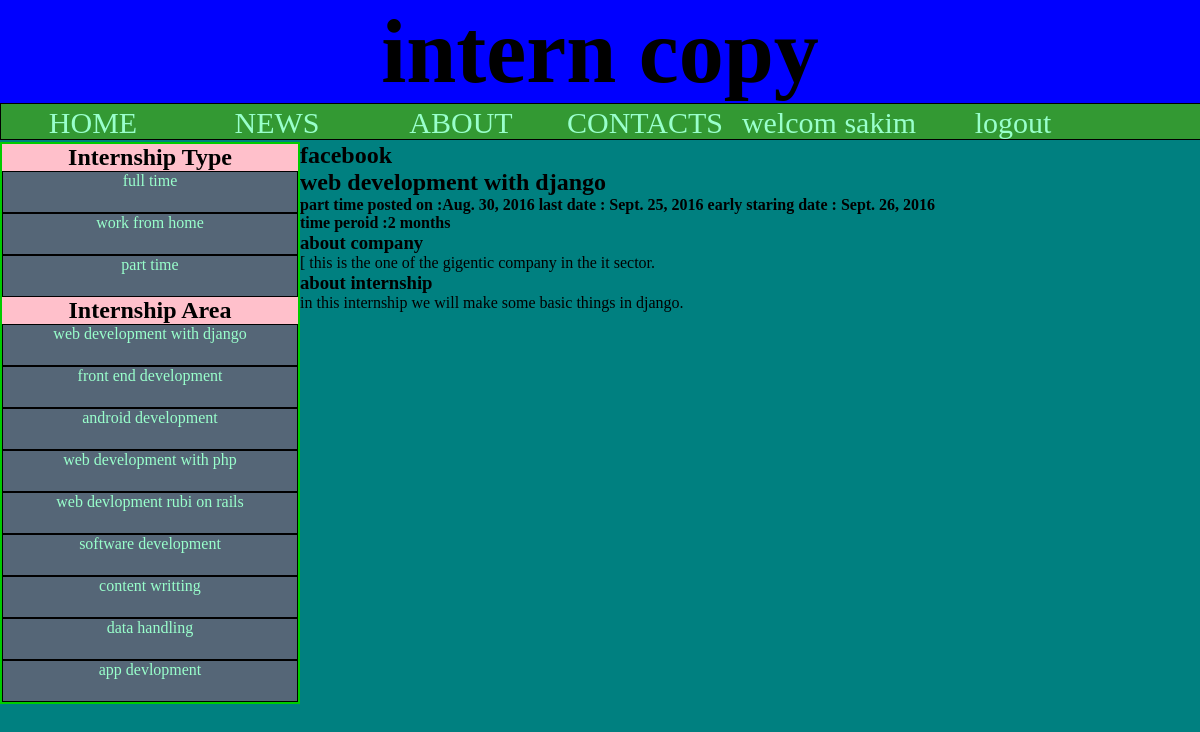
Screenshot of /3/ (signed in) with the database file from the repository.
### intercpy/models.py (models this page shows, shortened)
class pi(models.Model):
	name=models.CharField(max_length=100)
	sex=models.ForeignKey(Sex)
	dob=models.DateField()
	email=models.EmailField()
	password=models.CharField(max_length=100)

class internships(models.Model):
	companyname=models.CharField(max_length=150)
	internarea=models.ForeignKey(internshipin)
	interntype=models.ForeignKey(internshiptype)
	postd=models.DateField()
	lastd=models.DateField()
	Estartd=models.DateField()
	timeperiod=models.IntegerField()
	abotcom=models.TextField()
	abotintern=models.TextField()

class internshipin(models.Model):
	internarea=models.CharField(max_length=150)
	def __unicode__(self):
		return self.internarea

class internshiptype(models.Model):
	interntype=models.CharField(max_length=100)
	def __unicode__(self):
		return self.interntype

### intercpy/views.py (the view)
# urls.py: url('(?P<id>[0-9]+)/$',views.showintern),
def showintern(request,id):
	if 'email' in request.session:
		email=request.session['email']
		d=pi.objects.get(email=email)
		name=d.name
		d=internships.objects.get(pk=id)
		type=internshiptype.objects.all()
		internin=internshipin.objects.all()
		return render(request,'intercpy/include.html',{'name':name,'d':d,'type':type,'internin':internin})
	else:
		return HttpResponseRedirect('http://127.0.0.1:8000')

### intercpy/templates/intercpy/include.html (shortened to what this page needs)
<html>
<head>
	{% load staticfiles %}
  <link rel="stylesheet" type="text/css" href="{% static 'intercpy/style.css' %}" />
</head>
<body >
<div class="main_wrapper">
	<header><h1> intern copy </h1>
     </header>
	 <div class="navigation">
	 <nav><ul>
	           <li><a href="home">HOME</a></li>
			   <li><a href="news">NEWS</a></li>
			   <li><a href="about">ABOUT</a></li>
			   <li><a href="contacts">CONTACTS</a></li>
			  {%if name%}
			  <li> <a href="setting">welcom {{name}}<a/></li>
			  <li> <a href="logout">logout</a></li>
			  {%endif%}
			</ul>
	 </nav>
	 </div>
	 <section class="mainbody">
	 <h1>{{d.companyname}}</h1>
	 <h2>{{d.internarea}}</h2>
	 <h4>{{d.interntype}}   <strong>posted on :</strong>{{d.postd}}    <strong>last date :</strong> {{d.lastd}}  <strong>early staring date :</strong> {{d.Estartd}}  </h4>
	 <h4>  <strong> time peroid :</strong>{{d.timeperiod}} months</h4>
	 <p><h3> about company</h3>[{{d.abotcom}}</p>
	 <p><h3> about internship</h3>{{d.abotintern}}</p>
	 </section>
	 <aside class="sidebar">
	  <h1> Internship Type</h1>
	 <ul>
	 {%for t in type%}
	 <li><a href="http://127.0.0.1:8000/type/{{t.id}}/">{{t}}</a></li>
	 {%endfor%}
	 </ul>
	 <h1> Internship Area</h1>
	 <ul>
	 {%for t in internin%}
	 <li><a href="http://127.0.0.1:8000/internin/{{t.id}}/">{{t}}</a></li>
	 {%endfor%}
	 </ul>
	 </aside>
</div>
</body>
</html>

### intercpy/static/intercpy/style.css (style rules this page uses)
* { margin:0; padding:0; }
body { margin:auto; background-color:#008080; width:1200; }
header { background-color:blue; text-align:center; color:black; font-size:45px; font-style:bold; }
.navigation { width:1200; height:35; font-size:30; background-color:#339933; border-color:black; border-style:solid; border-width:1; }
.navigation ul { list-style-type:none; display:inline; }
.navigation ul li { width:180; padding:2; text-align:center; float:left; }
.navigation ul li a { display:block; text-decoration:none; color:#9fc; }
.sidebar { padding:2px; background-color:#00cc00; width:296; float:left; }
.sidebar h1 { background-color:pink;text-align:center; }
.sidebar ul { list-style-type:none; display:vertical-align; }
.sidebar ul li a { text-decoration:none; border:1px solid black; display: block; text-align:center; background-color:#567; height:40; color:#9fc; }
.mainbody { background-color:#008080; width:900; float:right; }

### rows the page displays
pi: name "sakim"
internships: companyname "facebook", internarea "web development with django", interntype "part time", postd "Aug. 30, 2016", lastd "Sept. 25, 2016", Estartd "Sept. 26, 2016", timeperiod "2", abotcom "this is the one of the gigentic company in the it sector.", abotintern "in this internship we will make some basic things in django."
internshiptype: interntype "full time"
internshiptype: interntype "work from home"
internshiptype: interntype "part time"
internshipin: internarea "web development with django"
internshipin: internarea "front end development"
internshipin: internarea "android development"
internshipin: internarea "web development with php"
internshipin: internarea "web devlopment rubi on rails"
internshipin: internarea "software development"
internshipin: internarea "content writting"
internshipin: internarea "data handling"
internshipin: internarea "app devlopment"
